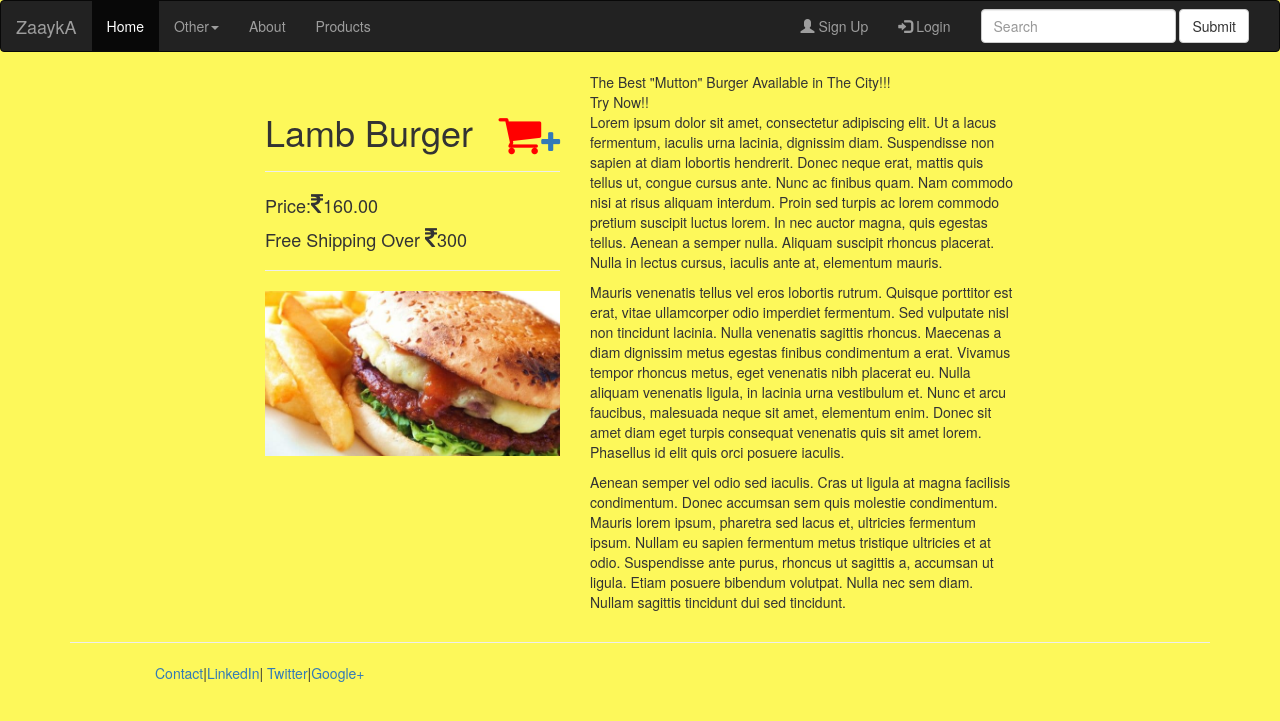
/products/lamb-burger/, run on the app's committed database.
### Products/models.py (models this page shows, shortened)
class Product(models.Model):
    title= models.CharField(max_length=120)
    description = models.TextField()
    price = models.DecimalField(decimal_places=2,max_digits=12)
    category = models.DecimalField(decimal_places=0,max_digits=2,default=False)
    slug =models.SlugField(unique=True)
    timestamp = models.DateTimeField(auto_now_add=True,auto_now=False)
    update = models.DateTimeField(auto_now_add=False,auto_now=True)
    active = models.BooleanField(default=True)
    class Meta:
        unique_together =('title','slug')

class ProductImage(models.Model):
    product = models.ForeignKey(Product,on_delete=models.CASCADE)
    image = models.ImageField(upload_to='fdimg')
    featured = models.BooleanField(default=False)
    thumbnail = models.BooleanField(default=False)
    active = models.BooleanField(default=True)
    update = models.DateTimeField(auto_now_add=False,auto_now=True)

### Products/views.py (the view)
# urls.py: path('products/<slug:slug>/',product_views.single,name='single_product'),
def single(request,slug):
    try:
        product = Product.objects.get(slug=slug)
        images = product.productimage_set.all()
        context ={'product': product,"images":images}
        template = 'Products/single.html'
        return render(request,template,context)
    except:
        raise Http404

### Products/templates/Products/single.html
{% extends "Products/base.html" %}
{% block content %}
<div class="row">
  <div class="col-md-5">
    <div class="page-header">
    <h1>{{product.title}}  <a href="{% url 'update_cart' product.slug 1 %}" class="pull-right"><i class="fa fa-shopping-cart" style="font-size:46px;color:red"></i><i class="fa fa-plus" style="font-size:24px"></i></a></h1>
  </div>
  <h4>Price:<i class="fa fa-inr" style="font-size:24px"></i>{{product.price}}</h4>
  <h4>Free Shipping Over <i class="fa fa-inr" style="font-size:24px"></i>300</h4>
  <hr>
    {% for img in images %}
        <img class=" img-responsive" src="{{ img.image.url }}" alt="Card image">
    {% endfor %}
  </div>
  <div class="col-md-7">
    {{product.description|linebreaks}}
  </div>
{% endblock %}

### data on the page
Product: title "Lamb Burger", price "160.00", description "The Best \"Mutton\" Burger Available in The City!!! Try Now!! Lorem ipsum dolor sit amet, consectetur adipiscing elit. Ut a lacus fermentum, iaculis urna lacinia, dignissim diam. Suspendisse non sapien at diam lobortis hendrerit. Donec neque erat, mattis quis tellus ut, congue cursus ante. Nunc ac finibus quam. Nam commodo nisi at risus aliquam interdum. Proin sed turpis ac lorem commodo pretium suscipit luctus lorem. In nec auctor magna, quis egestas tellus. Aenean a semper nulla. Aliquam suscipit rhoncus placerat. Nulla in lectus cursus, iaculis ante at, elementum mauris. Mauris venenatis tellus vel eros lobortis rutrum. Quisque porttitor est erat, vitae ullamcorper odio imperdiet…"
ProductImage: image (picture)
